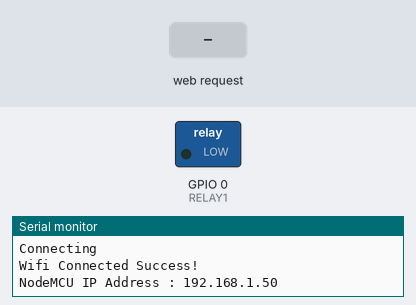
A sketch run on a simulated ESP8266 (NodeMCU). Parts: switched loads named in the sketch (green lamp = pin HIGH), the last lines printed to the serial monitor. The inputs (shaded band) are chosen by the test bench. WiFi joins after 1.5 s; servers stay silent unless stated.

Above: at 3.2 s.
3.3 s: HTTP request GET /OFF received
At 3.9 s:
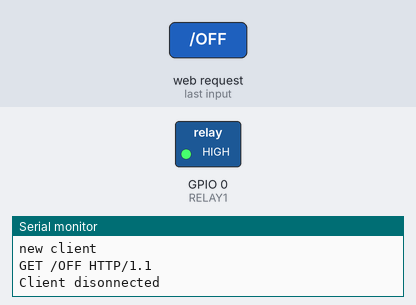
4.8 s: HTTP request GET /ON received
At 6.2 s:
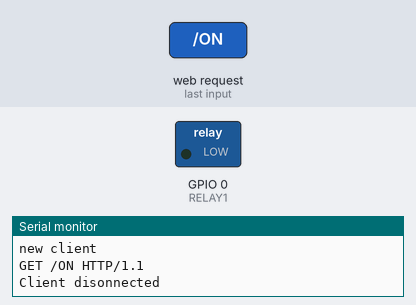
Timing chart, 0 to 7.8 s (numbered marks = the images above; inputs shaded):
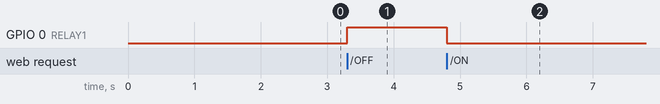

The sketch:

lightcode.io.ino
```cpp
#include <ESP8266WiFi.h>
//#include <ESP8266WiFiMulti.h>
//#include <ESP8266HTTPClient.h>
//#include <WiFiClient.h>


const char* ssid="annateah";   //Put your wifi network name here
const char* password = "11223344";   //Put your wifi password here

IPAddress local_ip(192,168,0,51);
IPAddress subnet(255,255,255,0);
IPAddress gateway(192,168,0,1);
IPAddress primaryDNS(8,8,8,8); //optional
IPAddress secondaryDNS(8,8,8,8); //optional

WiFiServer server(80);


#define RELAY1 0
//declare GPI00


void setup() {

  pinMode(RELAY1, OUTPUT); //declare GPI00

  digitalWrite(RELAY1, LOW);

  Serial.begin(9600);      //initial Serial communication for serial monitor  Note:115200 depends on your board

  Serial.println();

  Serial.print("Wifi connecting to ");

  Serial.println( ssid );
  WiFi.begin(ssid,password);
  Serial.println();
  server.begin();
  Serial.println("Server started");

  //configure static IP
  if(!WiFi.config(local_ip, gateway, subnet, primaryDNS, secondaryDNS)){
    Serial.println("STA failed to configure");
  }
  Serial.print("Connecting");
  while( WiFi.status() != WL_CONNECTED )  //while loop runs repeatedly unless condition is false  {                                       //it'll keep trying unless wifi is connected      delay(500);      Serial.print(".");          }
    Serial.println();
    Serial.println("Wifi Connected Success!");
    Serial.print("NodeMCU IP Address : ");   //Shows the IP (Internet Protocol) number of your NodeMcu
    Serial.println(WiFi.localIP() );         //Gets the IP address of your Board
    delay(500);
  }

void loop() {
  // put your main code here, to run repeatedly:
//  Serial.println("RELAY OFF");
//  digitalWrite(RELAY1, LOW);
//  delay(4000);
//
//  Serial.println("RELAY ON");
//  digitalWrite(RELAY1, HIGH);
//  delay(4000);

// Check if a client has connected
  WiFiClient client = server.available();
  if (!client)
  {
    return;
  }

  // Wait until the client sends some data
  Serial.println("new client");
  while(!client.available())
  {
    delay(1);
  }

  // Read the first line of the request
  String request = client.readStringUntil('\r');
  Serial.println(request);
  client.flush();

  // Match the request
  int value = LOW;
  if (request.indexOf("/ON") != -1)
  {
    //turn off relay
    digitalWrite(RELAY1,LOW);
    value = LOW;
  }
  if (request.indexOf("/OFF") != -1)
  {
    //turn on relay
    digitalWrite(RELAY1,HIGH);
    value = HIGH;
  }


  // Return the response
  client.println("HTTP/1.1 200 OK");
  client.println("Content-Type: text/html");
  client.println("Access-Control-Allow-Origin: *");

  client.println(""); //  this is a must
  client.println("<!DOCTYPE HTML>");
  client.println("<html>");
  client.println("<head><title>ESP8266 RELAY Control</title></head>");
  //  client.print("Relay is now: ");

  client.print(value);
  if(value == HIGH)
  {
    client.print("OFF");
  }
  else
  {
    client.print("ON");
  }
//  client.println("<br><br>");
//  client.println("Turn <a href=\"/RELAY=OFF\">OFF</a> RELAY<br>");
//  client.println("Turn <a href=\"/RELAY=ON\">ON</a> RELAY<br>");
  client.println("</html>");

  delay(1);
  Serial.println("Client disonnected");
  Serial.println("");


}
```

Measured:
- after the input at 3.3 s, GPIO 0 (RELAY1): LOW → HIGH at once
- after the input at 4.8 s, GPIO 0 (RELAY1): HIGH → LOW at once
